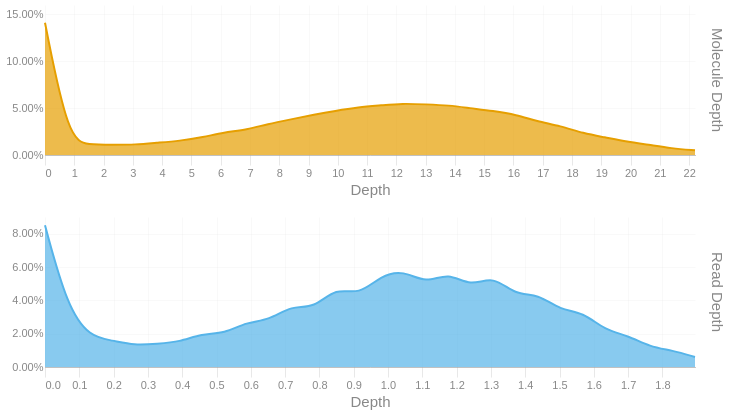

Here is the notebook cell this chart was saved with:
### Code cell
readdep = depth_hist(tb['Read Depth'], q99, 3)
readdep = readdep.with_columns(pl.lit('Read Depth').alias('Metric'))
if not SKIPLR:
    moldep = depth_hist(tb['Molecule Depth'], mol_q99, 1)
    moldep = moldep.with_columns(pl.lit('Molecule Depth').alias('Metric'))
    _hist = pl.concat([readdep, moldep])
    _hist = _hist.filter(pl.col('Proportion') != 0)
    with SafeRender(_hist):
        (
            alt.Chart(_hist)        
            .mark_area(interpolate = "basis")
            .encode(
                x=alt.X('Bin:Q').scale(domainMin=0).axis(alt.Axis(title='Depth')),
                y = alt.Y('Proportion:Q', title = None).axis(format = '.2%'),
                color = alt.Color('Metric:N').legend(None),
                row = alt.Row("Metric:N").header(title = None, labelOrient = 'right'),
                tooltip = [
                    alt.Tooltip("Metric:N", title = "Metric"),
                    alt.Tooltip('Interval:N', title = "Depth Interval"),
                    alt.Tooltip('Proportion:Q', title = "% Alignments").format('.2%')
                ]
            )
            .resolve_scale(x='independent', y='independent')
            .properties(
                height = 150, width = 650,
                usermeta={'embedOptions': {'downloadFileName': f'{samplename}.depth.hist'}}
            )
        ).display()
else:
    readdep = readdep.filter(pl.col('Proportion') != 0)
    with SafeRender(readdep):
        (
            alt.Chart(readdep)        
            .mark_area(interpolate = "basis")
            .encode(
                x=alt.X('Bin:Q').scale(domainMin=0).axis(alt.Axis(title='Depth')),
                y = alt.Y('Proportion:Q', title = None).axis(format = '.2%'),
                tooltip = [
                    alt.Tooltip('Interval:N', title = "Depth Interval"),
                    alt.Tooltip('Proportion:Q', title = "% Alignments").format('.2%')
                ]
            )
            .properties(
                usermeta={'embedOptions': {'downloadFileName': f'{samplename}.depth.hist'}}
            )
        ).display()

### Figure 1 — Vega-Lite specification as saved in the notebook (floating-point values rounded to 4 significant figures)
{"width": 650, "height": 150, "config": {"title": {"anchor": "start", "dy": -15, "fontSize": 18, "color": "#888888", "subtitleColor": "#888888", "subtitleFontSize": 14}, "arc": {"fill": "#0072B2"}, "axis": {"domainColor": "#888888", "domainWidth": 0.5, "gridWidth": 0.2, "grid": false, "titleFontWeight": 400, "titleFontSize": 15, "labelFontSize": 11, "labelColor": "#888888", "tickColor": "#888888", "tickWidth": 0.2, "titleColor": "#888888"}, "axisBand": {"grid": false}, "axisX": {"grid": true, "tickSize": 10, "domainCap": "round"}, "axisY": {"domain": false, "grid": true, "tickSize": 0, "domainCap": "round"}, "background": "transparent", "header": {"labelFontSize": 15, "labelColor": "#888888", "titleFontSize": 15, "titleFontWeight": 600, "titleColor": "#888888"}, "legend": {"labelFont": "sans-serif", "labelFontSize": 12, "labelColor": "#888888", "symbolSize": 100, "symbolType": "circle", "titleFontSize": 12, "titlePadding": 10, "titleColor": "#888888", "title": null}, "range": {"category": ["#E69F00", "#56B4E9", "#009E73", "#F0E442", "#0072B2", "#D55E00", "#CC79A7", "#000000"], "diverging": ["#cfe8f3", "#a2d4ec", "#73bfe2", "#46abdb", "#1696d2", "#12719e"]}, "area": {"fill": "#0072B2", "fillOpacity": 0.7, "line": true, "strokeOpacity": 0.7}, "line": {"color": "#0072B2", "stroke": "#0072B2", "strokeWidth": 2}, "trail": {"color": "#0072B2", "stroke": "#0072B2", "strokeWidth": 0, "size": 1}, "point": {"filled": true, "fillOpacity": 1.0, "size": 95}, "text": {"color": "#888888", "fontSize": 11, "align": "right", "fontWeight": 400, "size": 11}, "bar": {"fill": "#0072B2", "stroke": null}, "view": {"stroke": null, "continuousWidth": 660, "continuousHeight": 400}}, "data": {"name": "data-0a6e7d349ce34507ba7674900126ff29"}, "mark": {"type": "area", "interpolate": "basis"}, "encoding": {"color": {"field": "Metric", "legend": null, "type": "nominal"}, "row": {"field": "Metric", "header": {"title": null, "labelOrient": "right"}, "type": "nominal"}, "tooltip": [{"field": "Metric", "title": "Metric", "type": "nominal"}, {"field": "Interval", "title": "Depth Interval", "type": "nominal"}, {"field": "Proportion", "format": ".2%", "title": "% Alignments", "type": "quantitative"}], "x": {"axis": {"title": "Depth"}, "field": "Bin", "scale": {"domainMin": 0}, "type": "quantitative"}, "y": {"axis": {"format": ".2%"}, "field": "Proportion", "title": null, "type": "quantitative"}}, "resolve": {"scale": {"x": "independent", "y": "independent"}}, "usermeta": {"embedOptions": {"downloadFileName": "TF26LRJL0058_50B_H_10484332_23Y22YLT4_L7.depth.hist"}}, "$schema": "https://vega.github.io/schema/vega-lite/v6.4.1.json", "datasets": {"data-0a6e7d349ce34507ba7674900126ff29": [{"Bin": 0.0, "Interval": "0.0-0.065", "Proportion": 0.085, "Metric": "Read Depth"}, {"Bin": 0.065, "Interval": "0.065-0.131", "Proportion": 0.036, "Metric": "Read Depth"}, {"Bin": 0.131, "Interval": "0.131-0.196", "Proportion": 0.018, "Metric": "Read Depth"}, {"Bin": 0.196, "Interval": "0.196-0.261", "Proportion": 0.016, "Metric": "Read Depth"}, {"Bin": 0.261, "Interval": "0.261-0.327", "Proportion": 0.013, "Metric": "Read Depth"}, {"Bin": 0.327, "Interval": "0.327-0.392", "Proportion": 0.014, "Metric": "Read Depth"}, {"Bin": 0.392, "Interval": "0.392-0.457", "Proportion": 0.015, "Metric": "Read Depth"}, {"Bin": 0.457, "Interval": "0.457-0.523", "Proportion": 0.02, "Metric": "Read Depth"}, {"Bin": 0.523, "Interval": "0.523-0.588", "Proportion": 0.02, "Metric": "Read Depth"}, {"Bin": 0.588, "Interval": "0.588-0.653", "Proportion": 0.027, "Metric": "Read Depth"}, {"Bin": 0.653, "Interval": "0.653-0.719", "Proportion": 0.028, "Metric": "Read Depth"}, {"Bin": 0.719, "Interval": "0.719-0.784", "Proportion": 0.037, "Metric": "Read Depth"}, {"Bin": 0.784, "Interval": "0.784-0.849", "Proportion": 0.035, "Metric": "Read Depth"}, {"Bin": 0.849, "Interval": "0.849-0.915", "Proportion": 0.048, "Metric": "Read Depth"}, {"Bin": 0.915, "Interval": "0.915-0.98", "Proportion": 0.043, "Metric": "Read Depth"}, {"Bin": 0.98, "Interval": "0.98-1.045", "Proportion": 0.055, "Metric": "Read Depth"}, {"Bin": 1.045, "Interval": "1.045-1.111", "Proportion": 0.058, "Metric": "Read Depth"}, {"Bin": 1.111, "Interval": "1.111-1.176", "Proportion": 0.05, "Metric": "Read Depth"}, {"Bin": 1.176, "Interval": "1.176-1.241", "Proportion": 0.057, "Metric": "Read Depth"}, {"Bin": 1.241, "Interval": "1.241-1.307", "Proportion": 0.048, "Metric": "Read Depth"}, {"Bin": 1.307, "Interval": "1.307-1.372", "Proportion": 0.055, "Metric": "Read Depth"}, {"Bin": 1.372, "Interval": "1.372-1.437", "Proportion": 0.043, "Metric": "Read Depth"}, {"Bin": 1.437, "Interval": "1.437-1.503", "Proportion": 0.044, "Metric": "Read Depth"}, {"Bin": 1.503, "Interval": "1.503-1.568", "Proportion": 0.034, "Metric": "Read Depth"}, {"Bin": 1.568, "Interval": "1.568-1.633", "Proportion": 0.033, "Metric": "Read Depth"}, {"Bin": 1.633, "Interval": "1.633-1.699", "Proportion": 0.022, "Metric": "Read Depth"}, {"Bin": 1.699, "Interval": "1.699-1.764", "Proportion": 0.019, "Metric": "Read Depth"}, {"Bin": 1.764, "Interval": "1.764-1.829", "Proportion": 0.012, "Metric": "Read Depth"}, {"Bin": 1.829, "Interval": "1.829-1.895", "Proportion": 0.01, "Metric": "Read Depth"}, {"Bin": 1.895, "Interval": "1.895-1.96", "Proportion": 0.006, "Metric": "Read Depth"}, {"Bin": 0.0, "Interval": "0.0-0.8", "Proportion": 0.141, "Metric": "Molecule Depth"}, {"Bin": 0.8, "Interval": "0.8-1.5", "Proportion": 0.016, "Metric": "Molecule Depth"}, {"Bin": 1.5, "Interval": "1.5-2.3", "Proportion": 0.011, "Metric": "Molecule Depth"}, {"Bin": 2.3, "Interval": "2.3-3.1", "Proportion": 0.011, "Metric": "Molecule Depth"}, {"Bin": 3.1, "Interval": "3.1-3.8", "Proportion": 0.011, "Metric": "Molecule Depth"}, {"Bin": 3.8, "Interval": "3.8-4.6", "Proportion": 0.013, "Metric": "Molecule Depth"}, {"Bin": 4.6, "Interval": "4.6-5.4", "Proportion": 0.015, "Metric": "Molecule Depth"}, {"Bin": 5.4, "Interval": "5.4-6.1", "Proportion": 0.019, "Metric": "Molecule Depth"}, {"Bin": 6.1, "Interval": "6.1-6.9", "Proportion": 0.024, "Metric": "Molecule Depth"}, {"Bin": 6.9, "Interval": "6.9-7.6", "Proportion": 0.027, "Metric": "Molecule Depth"}, {"Bin": 7.6, "Interval": "7.6-8.4", "Proportion": 0.033, "Metric": "Molecule Depth"}, {"Bin": 8.4, "Interval": "8.4-9.2", "Proportion": 0.038, "Metric": "Molecule Depth"}, {"Bin": 9.2, "Interval": "9.2-9.9", "Proportion": 0.043, "Metric": "Molecule Depth"}, {"Bin": 9.9, "Interval": "9.9-10.7", "Proportion": 0.047, "Metric": "Molecule Depth"}, {"Bin": 10.7, "Interval": "10.7-11.5", "Proportion": 0.051, "Metric": "Molecule Depth"}, {"Bin": 11.5, "Interval": "11.5-12.2", "Proportion": 0.053, "Metric": "Molecule Depth"}, {"Bin": 12.2, "Interval": "12.2-13.0", "Proportion": 0.055, "Metric": "Molecule Depth"}, {"Bin": 13.0, "Interval": "13.0-13.8", "Proportion": 0.054, "Metric": "Molecule Depth"}, {"Bin": 13.8, "Interval": "13.8-14.5", "Proportion": 0.053, "Metric": "Molecule Depth"}, {"Bin": 14.5, "Interval": "14.5-15.3", "Proportion": 0.05, "Metric": "Molecule Depth"}, {"Bin": 15.3, "Interval": "15.3-16.1", "Proportion": 0.047, "Metric": "Molecule Depth"}, {"Bin": 16.1, "Interval": "16.1-16.8", "Proportion": 0.043, "Metric": "Molecule Depth"}, {"Bin": 16.8, "Interval": "16.8-17.6", "Proportion": 0.036, "Metric": "Molecule Depth"}, {"Bin": 17.6, "Interval": "17.6-18.4", "Proportion": 0.031, "Metric": "Molecule Depth"}, {"Bin": 18.4, "Interval": "18.4-19.1", "Proportion": 0.023, "Metric": "Molecule Depth"}, {"Bin": 19.1, "Interval": "19.1-19.9", "Proportion": 0.019, "Metric": "Molecule Depth"}, {"Bin": 19.9, "Interval": "19.9-20.6", "Proportion": 0.014, "Metric": "Molecule Depth"}, {"Bin": 20.6, "Interval": "20.6-21.4", "Proportion": 0.011, "Metric": "Molecule Depth"}, {"Bin": 21.4, "Interval": "21.4-22.2", "Proportion": 0.007, "Metric": "Molecule Depth"}, {"Bin": 22.2, "Interval": "22.2-22.94", "Proportion": 0.005, "Metric": "Molecule Depth"}]}}
